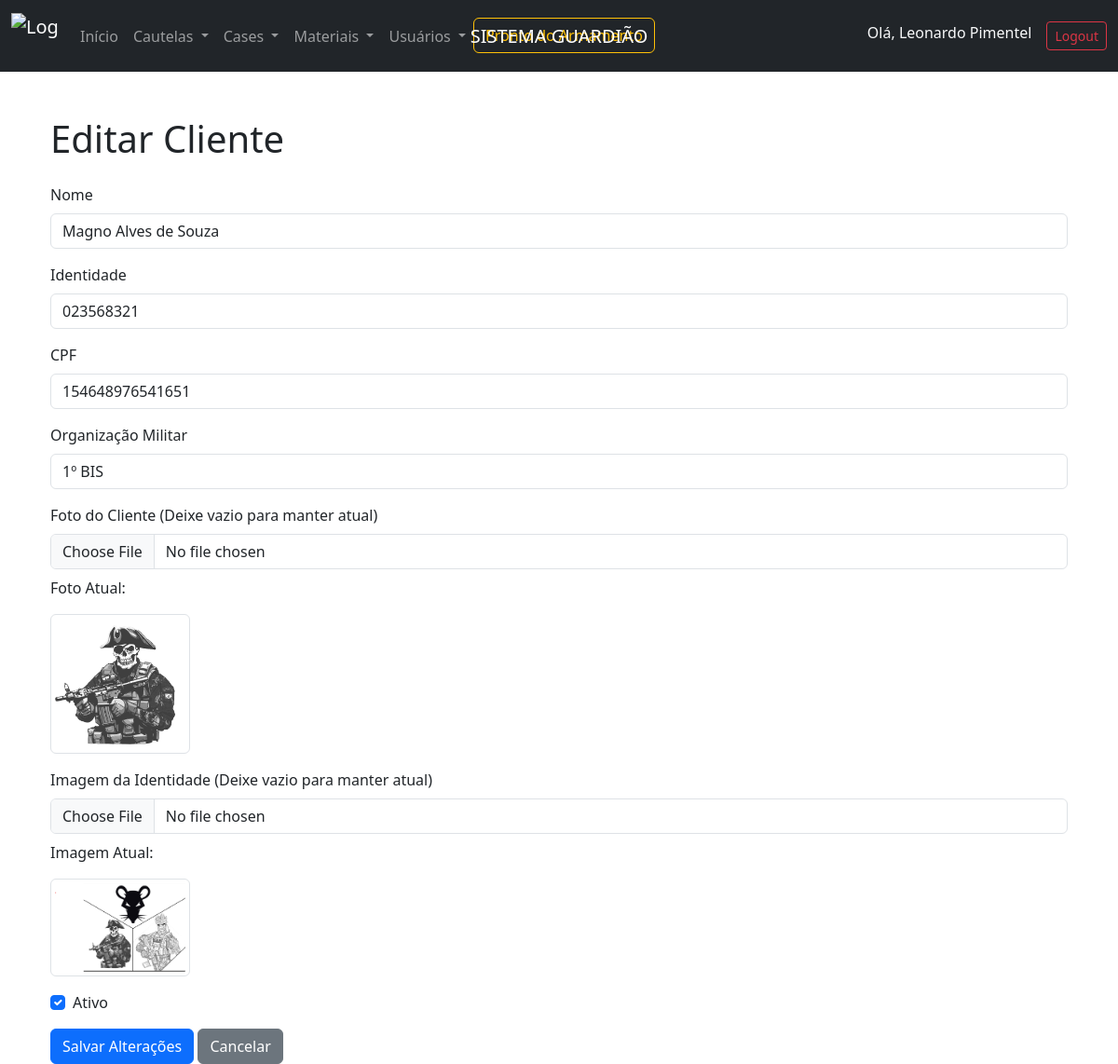
The app's page /clientes/editar/1/ (signed in) with its own data.
### guardiao/models.py (models this page shows, shortened)
class Operador(models.Model):
    user = models.OneToOneField(User, on_delete=models.CASCADE)
    nome = models.CharField(max_length=100)
    identidade = models.CharField(max_length=20)
    funcao = models.CharField(max_length=100, null=True, blank=True)
    nivel_acesso = models.IntegerField(
        choices=[(1, 'Nível 1'), (2, 'Nível 2'), (3, 'Nível 3')], default=1)

class Cliente(models.Model):
    nome = models.CharField(max_length=100)
    identidade = models.CharField(max_length=20)
    cpf = models.CharField(max_length=14, unique=True, null=True, blank=True)
    foto = models.ImageField(
        upload_to='clientes/fotos/', null=True, blank=True)
    organizacao_militar = models.CharField(
        max_length=100, null=True, blank=True)
    imagem_identidade = models.ImageField(
        upload_to='identidades/', null=True, blank=True)
    isAtivo = models.BooleanField(default=True)

### guardiao/views.py (the view, shortened to what this page needs)
@login_required
@nivel_acesso_minimo(3)
def editar_cliente(request, cliente_id):
    cliente = get_object_or_404(Cliente, id=cliente_id)
    return render(request, 'editar_cliente.html', {'cliente': cliente})

### guardiao/templates/editar_cliente.html (shortened to what this page needs)
{% extends 'base.html' %}
{% load static %}
{% block navbar %}
    {% if user.operador.nivel_acesso == 2 %}
    {% include 'navbar_2.html' %}
    {% elif user.operador.nivel_acesso == 1 %}
    {% include 'navbar_1.html' %}
    {% else %}
    {% include 'navbar.html' %}
    {% endif %}
{% endblock %}
{% block content %}
<div class="container mt-5">
    <h1 class="mb-4">Editar Cliente</h1>
    <form method="POST" enctype="multipart/form-data">
        <div class="mb-3">
            <label for="nome" class="form-label">Nome</label>
            <input type="text" name="nome" class="form-control" value="{{ cliente.nome }}" required>
        </div>
        <div class="mb-3">
            <label for="identidade" class="form-label">Identidade</label>
            <input type="text" name="identidade" class="form-control" value="{{ cliente.identidade }}" required>
        </div>
        <div class="mb-3">
            <label for="cpf" class="form-label">CPF</label>
            <input type="text" name="cpf" class="form-control" value="{{ cliente.cpf }}">
        </div>
        <div class="mb-3">
            <label for="organizacao_militar" class="form-label">Organização Militar</label>
            <input type="text" name="organizacao_militar" class="form-control" value="{{ cliente.organizacao_militar }}">
        </div>
        <div class="mb-3">
            <label for="foto" class="form-label">Foto do Cliente (Deixe vazio para manter atual)</label>
            <input type="file" name="foto" class="form-control">
            {% if cliente.foto %}
                <p class="mt-2">Foto Atual:</p>
                <img src="{{ cliente.foto.url }}" alt="Foto do Cliente" class="img-thumbnail" width="150">
            {% endif %}
        </div>
        <div class="mb-3">
            <label for="imagem_identidade" class="form-label">Imagem da Identidade (Deixe vazio para manter atual)</label>
            <input type="file" name="imagem_identidade" class="form-control">
            {% if cliente.imagem_identidade %}
                <p class="mt-2">Imagem Atual:</p>
                <img src="{{ cliente.imagem_identidade.url }}" alt="Imagem Identidade" class="img-thumbnail" width="150">
            {% endif %}
        </div>
        <div class="mb-3 form-check">
            <input type="checkbox" name="isAtivo" class="form-check-input" {% if cliente.isAtivo %}checked{% endif %}>
            <label for="isAtivo" class="form-check-label">Ativo</label>
        </div>
        <button type="submit" class="btn btn-primary">Salvar Alterações</button>
        <a href="{% url 'listar_clientes' %}" class="btn btn-secondary">Cancelar</a>
    </form>
</div>
{% endblock %}

### guardiao/templates/navbar.html (shortened to what this page needs)
{% load static %}
<nav class="navbar navbar-expand-lg navbar-dark bg-dark">
    <div class="container-fluid">
        <a class="navbar-brand" href="/">
            <img src="{% static 'images/logo.png' %}" alt="Logo Guardião" width="50" height="50" class="d-inline-block align-text-top">
        </a>
        <span class="navbar-brand navbar-brand-center">SISTEMA GUARDIÃO</span>
        <div class="collapse navbar-collapse" id="navbarNav">
            <ul class="navbar-nav me-auto">
                <li class="nav-item">
                    <a class="nav-link" href="{% url 'listar_prontos' %}">Início</a>
                </li>
                <li class="nav-item dropdown">
                    <a class="nav-link dropdown-toggle" href="#" id="emprestimosDropdown" role="button" data-bs-toggle="dropdown" aria-expanded="false">
                        Cautelas
                    </a>
                </li>
                <li class="nav-item dropdown">
                    <a class="nav-link dropdown-toggle" href="#" id="casesDropdown" role="button" data-bs-toggle="dropdown" aria-expanded="false">
                        Cases
                    </a>
                </li>
                <li class="nav-item dropdown">
                    <a class="nav-link dropdown-toggle" href="#" id="materiaisDropdown" role="button" data-bs-toggle="dropdown" aria-expanded="false">
                        Materiais
                    </a>
                </li>
                <li class="nav-item dropdown">
                    <a class="nav-link dropdown-toggle" href="#" id="usuariosDropdown" role="button" data-bs-toggle="dropdown" aria-expanded="false">
                        Usuários
                    </a>
                </li>
                <li class="nav-item">
                    <a href="{% url 'pronto_armamento' %}" class="btn btn-outline-warning me-2">Pronto do Armamento</a>
                </li>
            </ul>
            <ul class="navbar-nav">
                {% if user.is_authenticated %}
                    <li class="nav-item">
                        <span class="navbar-text text-light me-3">Olá, {{ user.operador.nome }}</span>
                    </li>
                    <li class="nav-item">
                        <a class="btn btn-outline-danger btn-sm" href="{% url 'logout' %}">Logout</a>
                    </li>
                {% else %}
                    <li class="nav-item">
                        <a class="btn btn-outline-success btn-sm" href="{% url 'login' %}">Login</a>
                    </li>
                {% endif %}
            </ul>
        </div>
    </div>
</nav>

### guardiao/templates/base.html (style rules this page uses)
.navbar-brand-center { position: absolute; left: 50%; transform: translateX(-50%); }

### records on screen
Cliente: nome "Magno Alves de Souza", identidade "023568321", cpf "154648976541651", organizacao_militar "1º BIS", foto (picture), imagem_identidade (picture), isAtivo "☑"

### other values on screen
{{ user.operador.nome }} "Leonardo Pimentel"
